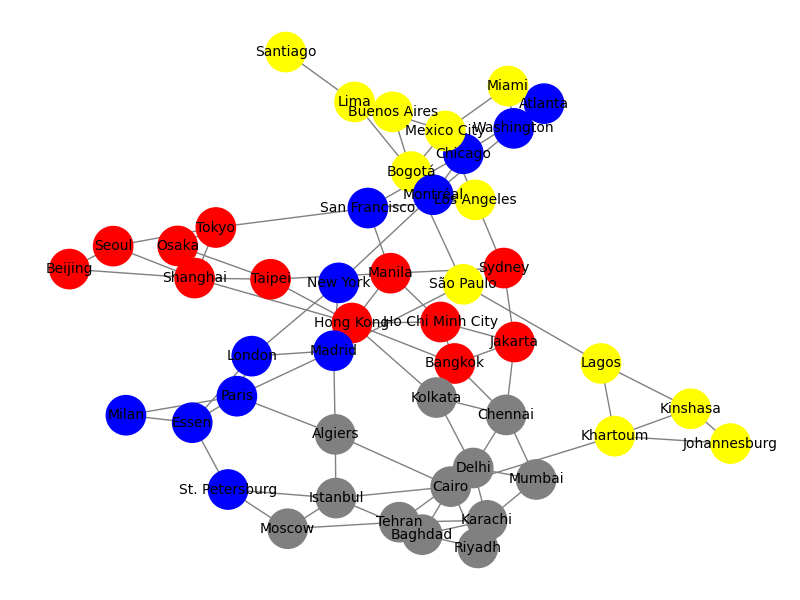

Python code for this plot:
import networkx as nx
import csv
import matplotlib.pyplot as plt
from pathlib import Path

BASE = Path(__file__).parent

# Load nodes
f_nodes = BASE / "pandemic_nodes.csv"
nodes = []
i = -1
with open(f_nodes, newline="") as f:
    reader = csv.reader(f)
    for row in reader:
        i += 1
        if i == 0:
            continue  # skip header
        name, color = row
        nodes.append((name, {"color": color}))

# Load edges
f_edges = BASE / "pandemic_edges.csv"
edges = []
with open(f_edges, newline="") as f:
    reader = csv.reader(f)
    for row in reader:
        source, target = row
        edges.append((source, target))

G = nx.Graph()
G.add_nodes_from(nodes)
G.add_edges_from(edges)

colors = [G.nodes[n]["color"] for n in G.nodes()]

plt.figure(figsize=(8, 6))
nx.draw(
    G,
    with_labels=True,
    node_color=colors,
    edge_color="gray",
    node_size=800,
    font_size=10
)
plt.tight_layout()
plt.show()
